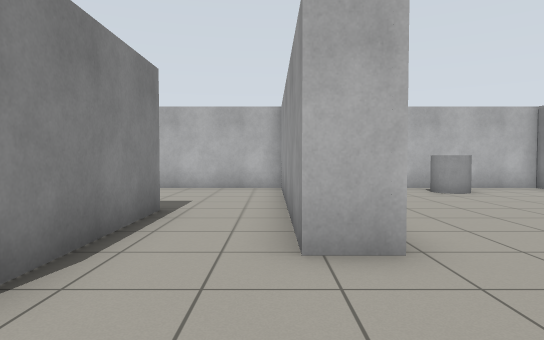
View 1 (above)

18 first-person views from a walk through a world built for the Gazebo simulator. The camera is 0.94 m above the floor, tilts 2° down and sees 75° across. The floor is counted in squares, 1 m on a side. Each view is taken from the middle of a square. On the plan, view 1 faces up. The plan holds only what a view shows up to about 12 squares ahead; the rest is blank.

View 2
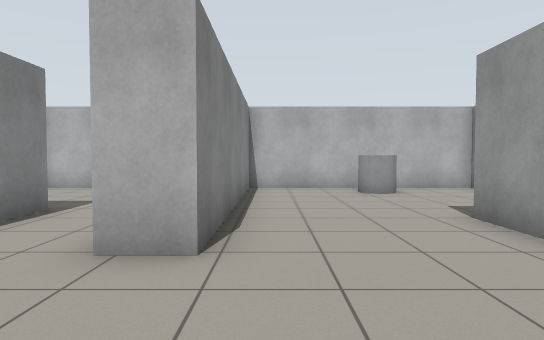

View 3
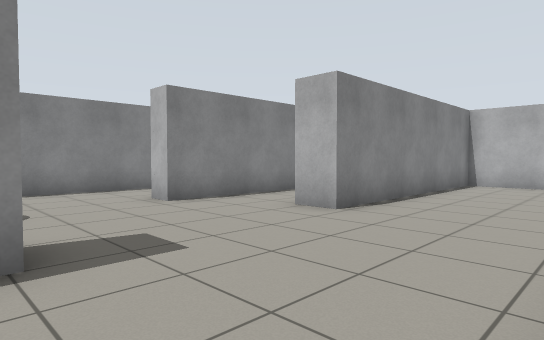

View 4
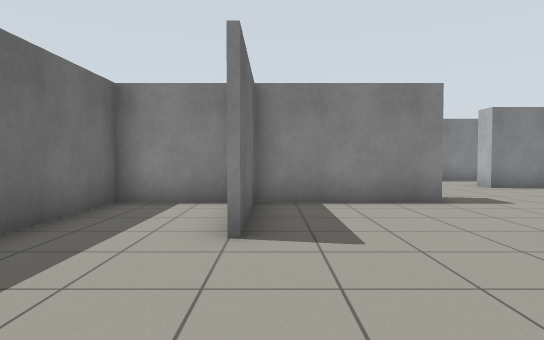

View 5
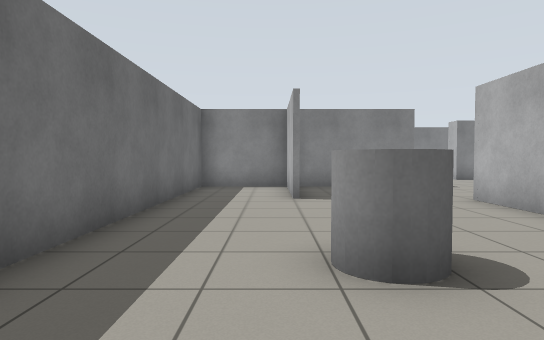

View 6
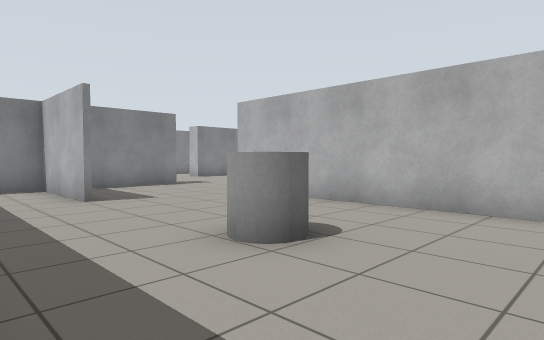

View 7
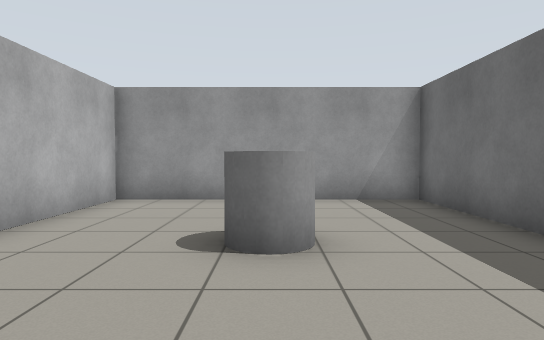

View 8
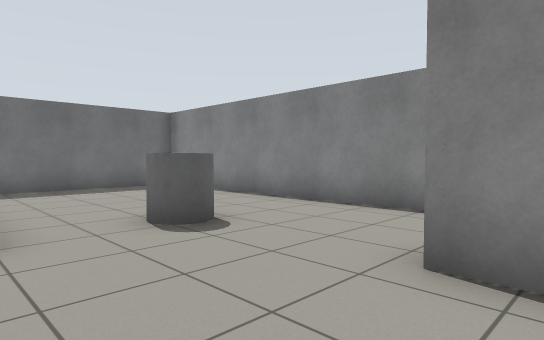

View 9
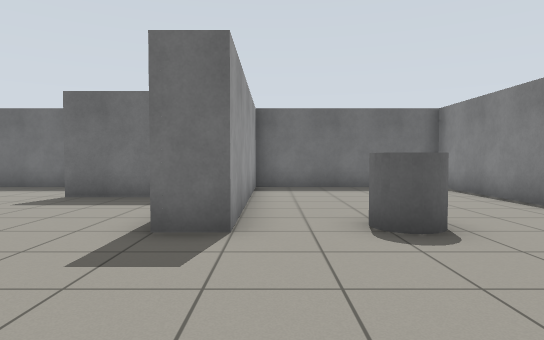

View 10
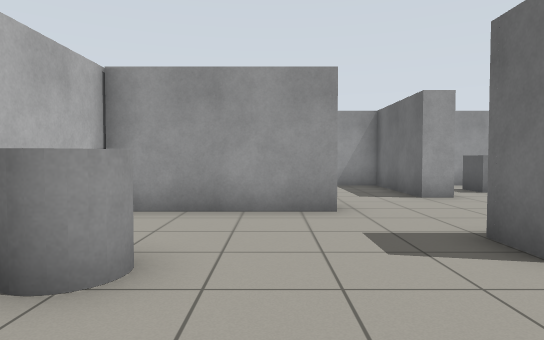

View 11
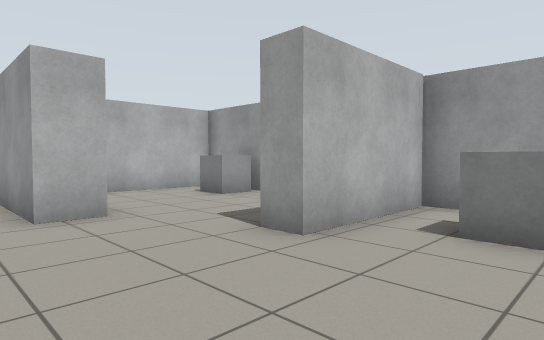

View 12
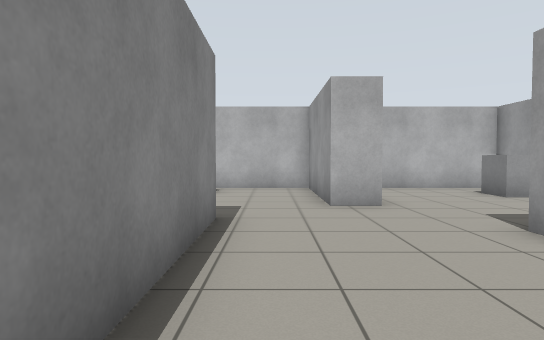

View 13
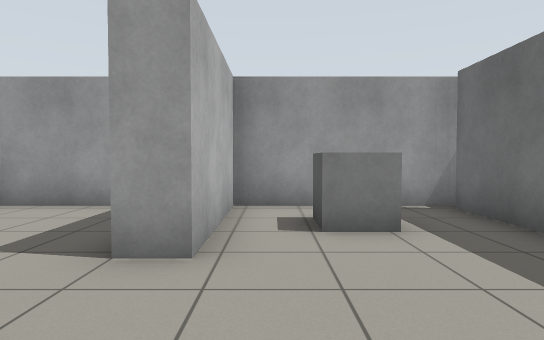

View 14
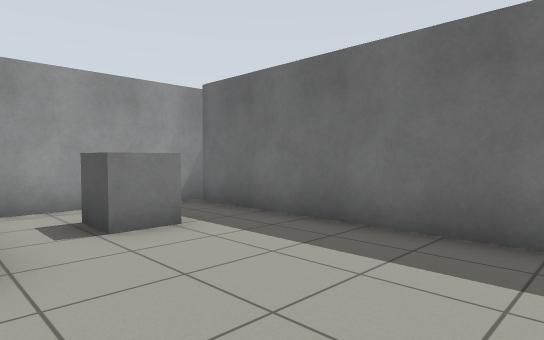

View 15
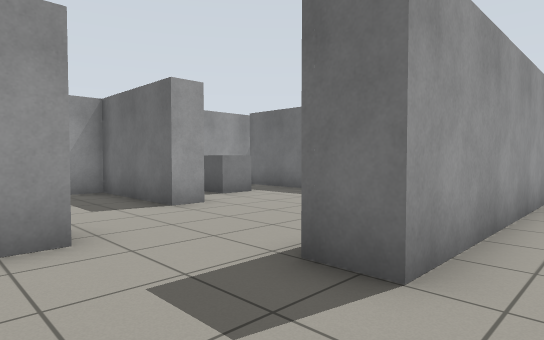

View 16
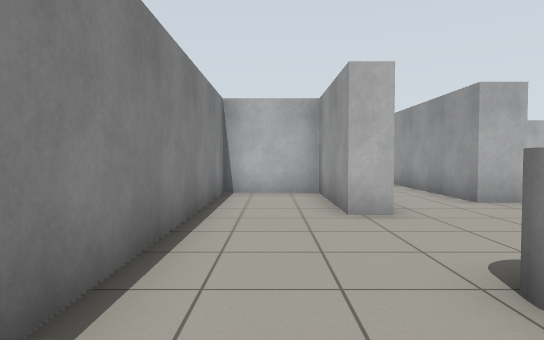

View 17
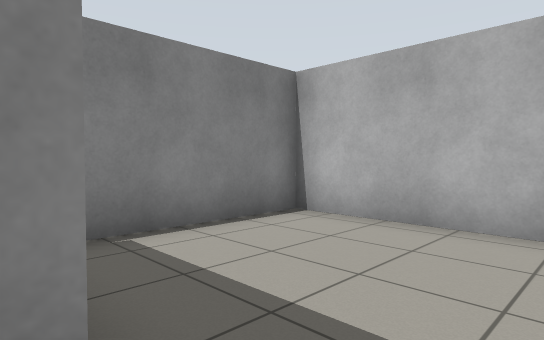

View 18
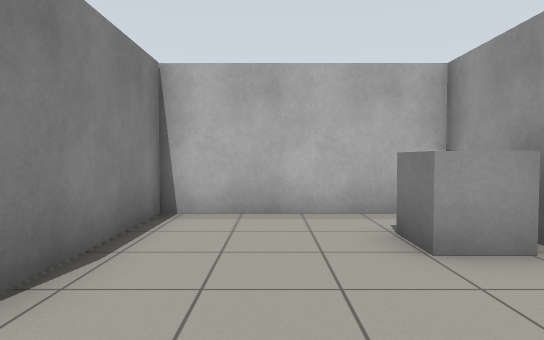

### Floor plan
Points are (right, up) in squares from view 1. A wall is a line through its corners. A room is listed if a view was taken in it or the views show most of it. See-through windows are left out.
Room 1 (views 1, 2, 3, 4, 5, 6, 7, 8, 9, 10, 15, 16)
walls: (5.1, -0.6) (5.1, 5.5) (6.1, 5.5); (5, -5.5) (1.5, -5.5) (1.5, -8.3) (13.9, -8.3) (13.9, -1.5) (5.1, -1.5); (-2, 3.5) (-2, 1.8) (-2.7, 1.8) (-2.7, 5.4) (-5.3, 5.4) (-5.3, -8.3) (0.5, -8.3); (0.5, -8) (0.5, -1.4) (1.5, -1.4) (1.5, -5.4) (5, -5.4); (8.1, 6.9) (8.1, 10.9) (1.3, 10.9) (1.3, 3.4) (0.3, 3.4)
ways out: opening at (6.5, 6.5) to room 2; opening at (-0.5, 3) to room 3
objects: grey cylinder (-2, -2); grey cylinder (5, 9) to (5, 10); grey cylinder (10, -5)
Room 2 (views 11, 12, 13, 14)
walls: (7.5, -0.4) (13.5, -0.4); (13.9, 3.7) (10.3, 3.7) (10.3, 4.5); (13.9, -0.8) (13.9, 3.9); (6.1, 5.5) (6.1, 1)
ways out: opening at (6.5, 6.5) to room 1; opening at (10, 5.7) to room 4
objects: grey box (12, 2)
Room 3 (view 17)
walls: (-2, 6.4) (-2, 3.5); (0.4, 10.9) (-5.3, 10.9) (-5.3, 7.2); (0.3, 3.4) (0.3, 10)
ways out: opening at (-0.5, 3) to room 1
Room 4 (view 18)
walls: (9.2, 6.9) (8.1, 6.9); (10.3, 4.5) (14, 4.5); (13.9, 3.9) (13.9, 10.9) (9.1, 10.9) (9.1, 7.4)
ways out: opening at (10, 5.7) to room 2
objects: grey box (13, 9)

Positions as (right, up) in squares from view 1, and headings:
1: (0, 0), facing up
2: (2, 0), facing up
3: (5, -2), facing up-left
4: (9, -5), facing left
5: (13, -6), facing left
6: (13, -8), facing up-left
7: (6, -5), facing right
8: (1, 3), facing down-left
9: (0, 3), facing down
10: (2, 8), facing right
11: (7, 1), facing up-right
12: (7, 0), facing up
13: (7, 3), facing right
14: (7, 4), facing down-right
15: (4, 8), facing down-right
16: (-4, -4), facing up
17: (-1, 6), facing up-left
18: (11, 5), facing up
